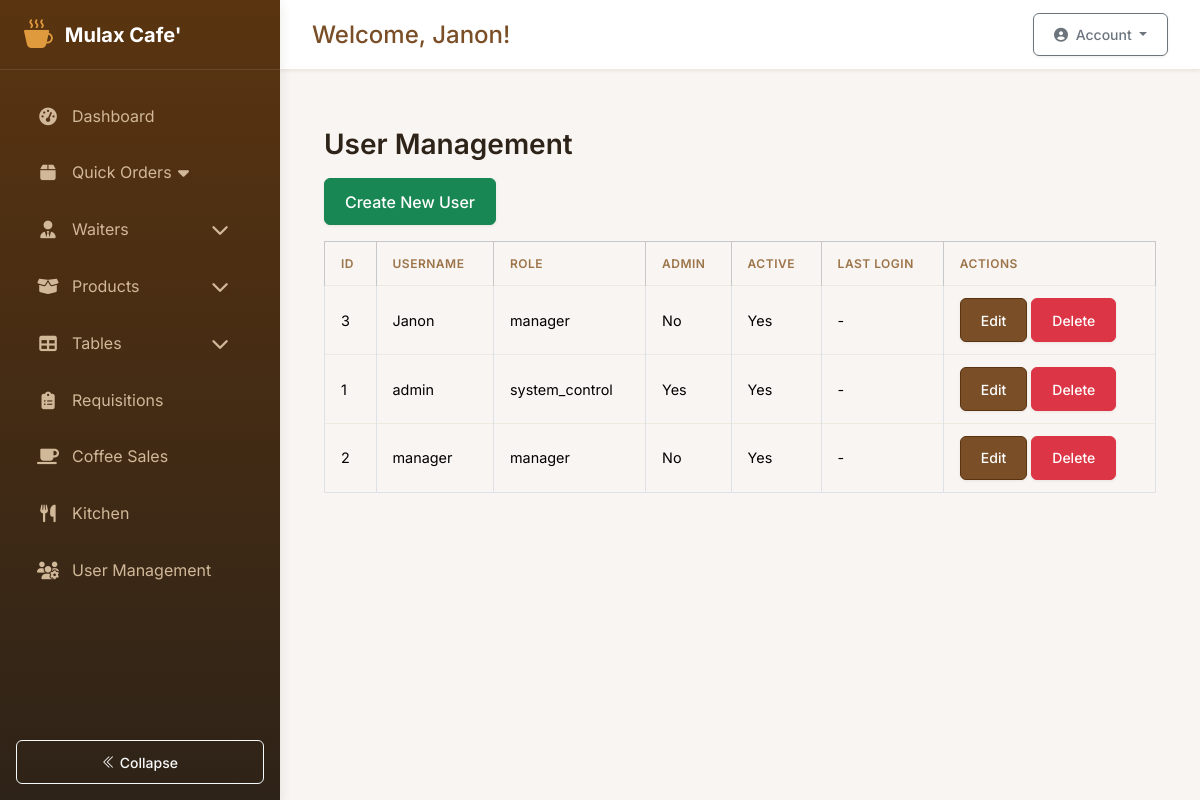
/auth/admin/users (signed in), run on an earlier commit of the app's database.
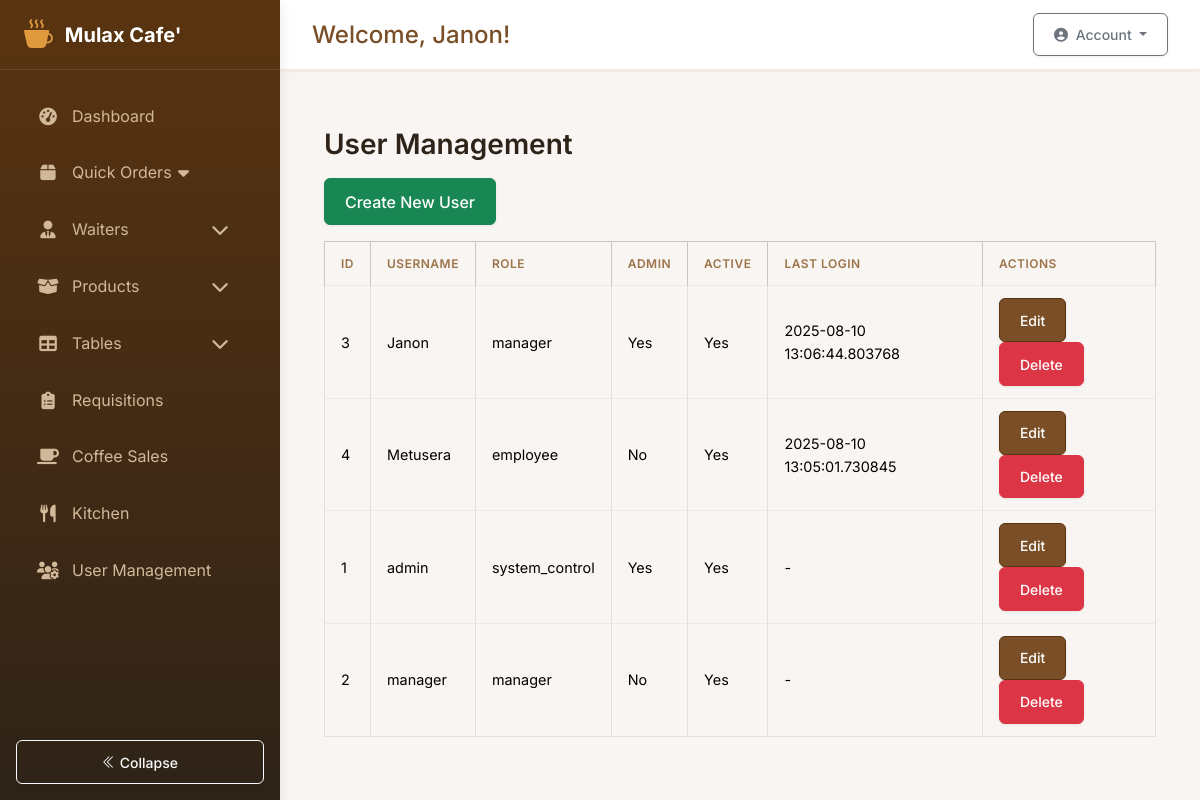
And on a later commit of the database.
### app/models.py (models this page shows, shortened)
class User(db.Model, UserMixin):
    __tablename__ = 'users'
    id = db.Column(db.Integer, primary_key=True)
    username = db.Column(db.String(80), unique=True, nullable=False)
    password_hash = db.Column(db.String(128))
    role = db.Column(db.String(20), default='employee')  # Possible values: 'system_control', 'manager', 'employee'
    is_admin = db.Column(db.Boolean, default=False)
    active = db.Column(db.Boolean, default=True)
    created_at = db.Column(db.DateTime, default=datetime.utcnow)
    last_login = db.Column(db.DateTime)
    must_change_password = db.Column(db.Boolean, default=True)
    current_shift_id = db.Column(db.Integer, db.ForeignKey('shifts.id'))
    current_shift = db.relationship('Shift', back_populates='users')
    attendances = db.relationship('Attendance', back_populates='user')
    stock_movements = db.relationship('StockMovement', back_populates='user')
    requisitions = db.relationship(
        'Requisition',
        back_populates='requester',
        foreign_keys='[Requisition.user_id]'
    )
    approved_requisitions = db.relationship(
        'Requisition',
        back_populates='approver',
        foreign_keys='[Requisition.approved_by]'
    )
    coffee_sales = db.relationship('CoffeeSale', back_populates='recorder')
    orders_recorded = db.relationship('Order', back_populates='recorder', foreign_keys='[Order.recorded_by]')
    orders_served = db.relationship('Order', back_populates='server', foreign_keys='[Order.served_by]')
    orders_created = db.relationship('Order', back_populates='user', foreign_keys='Order.user_id')
    def is_system_control(self):
        return self.role == 'system_control' or self.is_admin
    def is_employee(self):
        return self.role == 'employee'
    def get_current_shift(self):
        if self.is_admin or self.is_system_control():
            return None  # Admins can see all shifts
        return self.current_shift

### app/auth/auth.py (the view)
@bp.route('/admin/users')
@login_required
def manage_users():
    users = User.query.order_by(User.username).all()
    for user in users:
        if user.last_login:
            user.formatted_last_login = user.last_login.strftime('%Y-%m-%d %H:%M')
        else:
            user.formatted_last_login = None
    return render_template('auth/manage_users.html', users=users)

### app/templates/auth/manage_users.html
{% extends 'base.html' %}
{% block content %}
<div class="container mt-4">
    <h3 class="mb-3">User Management</h3>
    <a href="{{ url_for('auth.create_user') }}" class="btn btn-success mb-3">Create New User</a>
    <table class="table table-bordered table-hover">
        <thead class="table-light">
            <tr>
                <th>ID</th>
                <th>Username</th>
                <th>Role</th>
                <th>Admin</th>
                <th>Active</th>
                <th>Last Login</th>
                <th>Actions</th>
            </tr>
        </thead>
        <tbody>
        {% for user in users %}
            <tr>
                <td>{{ user.id }}</td>
                <td>{{ user.username }}</td>
                <td>{{ user.role }}</td>
                <td>{{ 'Yes' if user.is_admin else 'No' }}</td>
                <td>{{ 'Yes' if user.active else 'No' }}</td>
                <td>{{ user.last_login or '-' }}</td>
                <td>
                    <a href="{{ url_for('auth.edit_user', user_id=user.id) }}" class="btn btn-sm btn-primary">Edit</a>
                    <form method="POST" action="{{ url_for('auth.delete_user', user_id=user.id) }}" style="display:inline-block" onsubmit="return confirm('Are you sure?');">
                        <button class="btn btn-sm btn-danger">Delete</button>
                    </form>
                </td>
            </tr>
        {% endfor %}
        </tbody>
    </table>
</div>
{% endblock %}

### app/templates/base.html (shortened to what the changed rows need)
<!DOCTYPE html>
<html lang="en">
<head>
    <link rel="stylesheet" href="https://cdn.jsdelivr.net/npm/bootstrap-icons@1.11.1/font/bootstrap-icons.css">
    <link href="https://cdn.jsdelivr.net/npm/bootstrap@5.3.2/dist/css/bootstrap.min.css" rel="stylesheet">
    <link href="{{ url_for('static', filename='css/styles.css') }}" rel="stylesheet">
    <link rel="stylesheet" href="https://cdnjs.cloudflare.com/ajax/libs/font-awesome/6.5.2/css/all.min.css">
    <link rel="stylesheet" href="https://cdn.datatables.net/1.11.5/css/dataTables.bootstrap5.min.css">
</head>
<body>
    {% if current_user.is_authenticated %}
        <div class="app-container">
            <aside class="sidebar" id="sidebar">
                <div class="sidebar-header">
                    <a href="#" class="sidebar-brand">
                        <i class="bi bi-cup-hot-fill"></i>
                        <span>Mulax Cafe'</span>
                    </a>
                </div>
                <div class="sidebar-nav-container">
                    <ul class="sidebar-nav">
                        {% if current_user.role in ['admin', 'manager'] %}
                            <li class="nav-item">
                                <a class="sidebar-nav-link" href="{{ url_for('main.dashboard') }}">
                                    <i class="fas fa-tachometer-alt"></i><span>Dashboard</span>
                                </a>
                            </li>
                        {% endif %}
                        <li class="nav-item">
                            <a class="sidebar-nav-link collapsed" href="#" data-bs-toggle="collapse" data-bs-target="#ordersMenu" aria-expanded="false">
                                <i class="fas fa-box"></i><span>Quick Orders</span>
                                <i class="fas fa-caret-down float-end"></i>
                            </a>
                        </li>
                        {% if current_user.role in ['admin', 'manager'] %}
<li class="nav-item">
    <a class="sidebar-nav-link d-flex align-items-center" href="#waitersSubmenu" data-bs-toggle="collapse" role="button" aria-expanded="false" aria-controls="waitersSubmenu">
        <i class="fas fa-user-tie"></i>
        <span>Waiters</span>
        <i class="fas fa-chevron-down ms-auto menu-toggle"></i>
    </a>
</li>
{% endif %}
                        <li class="nav-item">
                            <a class="sidebar-nav-link d-flex align-items-center" href="#productSubmenu" data-bs-toggle="collapse" role="button" aria-expanded="false" aria-controls="productSubmenu">
                                <i class="fas fa-box-open"></i>
                                <span>Products</span>
                                <i class="fas fa-chevron-down ms-auto menu-toggle"></i>
                            </a>
                        </li>
                        <li class="nav-item">
                            <a class="sidebar-nav-link d-flex align-items-center" href="#tablesSubmenu" data-bs-toggle="collapse" role="button" aria-expanded="false" aria-controls="tablesSubmenu">
                                <i class="fas fa-table"></i>
                                <span>Tables</span>
                                <i class="fas fa-chevron-down ms-auto menu-toggle"></i>
                            </a>
                        </li>
                        <li class="nav-item">
                            <a class="sidebar-nav-link" href="{{ url_for('requisitions.list_requisitions') }}">
                                <i class="fas fa-clipboard-list"></i><span>Requisitions</span>
                            </a>
                        </li>
                        <li class="nav-item">
                            <a class="sidebar-nav-link" href="{{ url_for('coffee.list_sales') }}">
                                <i class="fas fa-coffee"></i><span>Coffee Sales</span>
                            </a>
                        </li>
                        <li class="nav-item">
                            <a class="sidebar-nav-link" href="{{ url_for('kitchen.inventory') }}">
                                <i class="fas fa-utensils"></i><span>Kitchen</span>
                            </a>
                        </li>
                        {% if current_user.role in ['manager'] %}
                        <li class="nav-item">
                            <a class="sidebar-nav-link" href="{{ url_for('auth.manage_users') }}">
                                <i class="fas fa-users-cog"></i><span>User Management</span>
                            </a>
                        </li>
                        {% endif %}
                    </ul>
                </div>
                <div class="sidebar-footer p-3">
                    <button class="sidebar-toggle btn btn-sm btn-outline-light w-100" id="sidebarToggle">
                        <i class="bi bi-chevron-double-left"></i> <span>Collapse</span>
                    </button>
                </div>
            </aside>
            <main class="main-content" id="main-content">
                <div class="content-wrapper">
                    <div class="top-bar">
                        <div class="welcome-message">
                            <h4>Welcome, {{ current_user.username }}!</h4>
                        </div>
                        <div class="user-profile">
                            <div class="dropdown">
                                <button class="btn btn-sm btn-outline-secondary dropdown-toggle" type="button" id="dropdownMenuButton" data-bs-toggle="dropdown" aria-expanded="false">
                                    <i class="fas fa-user-circle me-1"></i> Account
                                </button>
                            </div>
                        </div>
                    </div>
                    <div class="content-container">
                        {% block content %}{% endblock %}
                    </div>
                </div>
            </main>
        </div>
    {% endif %}
</body>
</html>

What changed in the data, as far as the page shows it:
changed User "Janon": is_admin "No" → "Yes"; last_login "-" → "2025-08-10 13:06:44.803768"
added User: id "4", username "Metusera", role "employee", is_admin "No", active "Yes", last_login "2025-08-10 13:05:01.730845"
